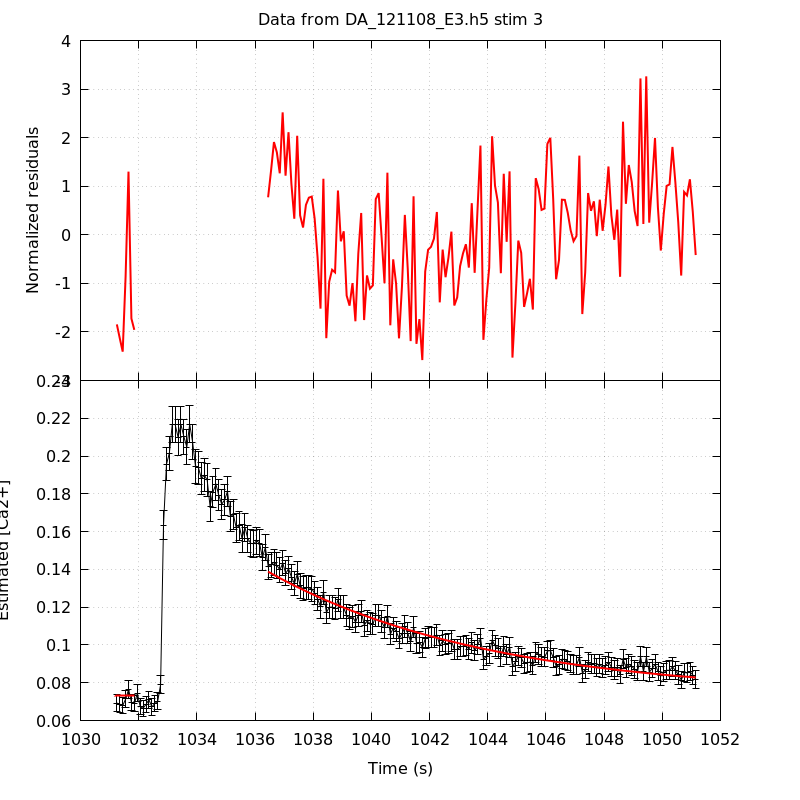

Write gnuplot code to recreate this figure.
unset key
set grid
set multiplot title 'Data from DA_121108_E3.h5 stim 3' noenhanced layout 2,1 margins 0.1,0.9,0.1,0.95 spacing 0,0
set ylabel 'Normalized residuals'
set xtics format ''
plot 'DA_121108_E3_aba_RatioFit_s3' using 1:4 with lines linecolor rgb 'red' linewidth 2
set format x '%g'
set xlabel 'Time (s)'
set ylabel 'Estimated [Ca2+]'
plot 'DA_121108_E3_aba_CaRatio_s3' using 1:2:($3*1.96) with yerrorlines \
     linecolor rgb 'black' linewidth 1,                \
     'DA_121108_E3_aba_RatioFit_s3' using 1:3 with lines linecolor rgb 'red'\
     linewidth 2
unset multiplot
